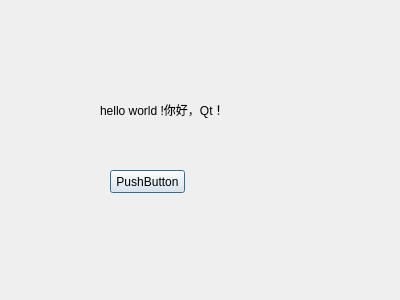
<?xml version="1.0" encoding="UTF-8"?>
<ui version="4.0">
 <class>HelloDialog</class>
 <widget class="QDialog" name="HelloDialog">
  <property name="geometry">
   <rect>
    <x>0</x>
    <y>0</y>
    <width>400</width>
    <height>300</height>
   </rect>
  </property>
  <property name="windowTitle">
   <string>HelloDialog</string>
  </property>
  <widget class="QLabel" name="label">
   <property name="geometry">
    <rect>
     <x>100</x>
     <y>100</y>
     <width>151</width>
     <height>20</height>
    </rect>
   </property>
   <property name="text">
    <string>hello world !你好，Qt！</string>
   </property>
  </widget>
  <widget class="QPushButton" name="pushButton">
   <property name="geometry">
    <rect>
     <x>110</x>
     <y>170</y>
     <width>75</width>
     <height>23</height>
    </rect>
   </property>
   <property name="text">
    <string>PushButton</string>
   </property>
  </widget>
  <widget class="QLabel" name="label_2">
   <property name="geometry">
    <rect>
     <x>100</x>
     <y>140</y>
     <width>231</width>
     <height>16</height>
    </rect>
   </property>
   <property name="text">
    <string/>
   </property>
  </widget>
  <widget class="QWidget" name="verticalLayoutWidget">
   <property name="geometry">
    <rect>
     <x>0</x>
     <y>10</y>
     <width>160</width>
     <height>80</height>
    </rect>
   </property>
   <layout class="QVBoxLayout" name="verticalLayout"/>
  </widget>
  <widget class="QWidget" name="horizontalLayoutWidget">
   <property name="geometry">
    <rect>
     <x>200</x>
     <y>20</y>
     <width>160</width>
     <height>80</height>
    </rect>
   </property>
   <layout class="QHBoxLayout" name="horizontalLayout"/>
  </widget>
  <widget class="QWidget" name="gridLayoutWidget">
   <property name="geometry">
    <rect>
     <x>20</x>
     <y>130</y>
     <width>160</width>
     <height>80</height>
    </rect>
   </property>
   <layout class="QGridLayout" name="gridLayout"/>
  </widget>
  <widget class="QWidget" name="formLayoutWidget">
   <property name="geometry">
    <rect>
     <x>250</x>
     <y>150</y>
     <width>160</width>
     <height>80</height>
    </rect>
   </property>
   <layout class="QFormLayout" name="formLayout"/>
  </widget>
 </widget>
 <layoutdefault spacing="6" margin="11"/>
 <resources/>
 <connections/>
</ui>
